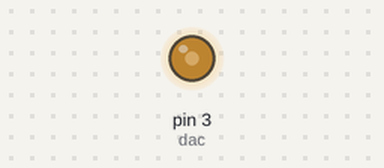
Simulated run of this sketch. Board: Arduino Uno, built with avr-gcc and run on an emulated ATmega328P. Shown: output pins drawn as LEDs (lit = HIGH). What the sketch prints to the serial monitor is not drawn.

Above: at 0.24 s.
Timing chart, 0 to 1.7 s (numbered marks = the images above):
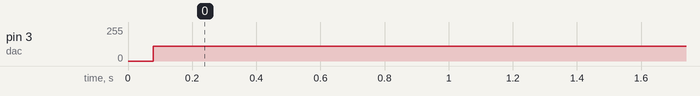

The sketch:

generacionECG.ino
```cpp
// Variables generales

float f = 60;
float p = 1/f;
float t = 0;
int i = 0;

unsigned long oldMicros = 0;
unsigned long nowMicros = 0;
const int ECG_POINTS = 678; //puntos generados

byte ecg[ECG_POINTS];
double waveDt = p/ECG_POINTS;

const byte PRESCALER2 = 0b001;

// pines
int dac = 3;

void setup() {
  Serial.begin(9600);
  // TCCR2B = (TCCR2B & 0b11111000) | PRESCALER2;
  pinMode(dac, OUTPUT);

  ecg[i++] = 145;
  ecg[i++] = 130;
  ecg[i++] = 116;
  ecg[i++] = 101;
  ecg[i++] = 88;
  ecg[i++] = 76;
  ecg[i++] = 65;
  ecg[i++] = 55;
  ecg[i++] = 47;
  ecg[i++] = 40;
  ecg[i++] = 34;
  ecg[i++] = 30;
  ecg[i++] = 26;
  ecg[i++] = 24;
  ecg[i++] = 23;
  ecg[i++] = 22;
  ecg[i++] = 22;
  ecg[i++] = 23;
  ecg[i++] = 23;
  ecg[i++] = 24;
  ecg[i++] = 25;
  ecg[i++] = 26;
  ecg[i++] = 26;
  ecg[i++] = 26;
  ecg[i++] = 26;
  ecg[i++] = 25;
  ecg[i++] = 24;
  ecg[i++] = 23;
  ecg[i++] = 21;
  ecg[i++] = 19;
  ecg[i++] = 16;
  ecg[i++] = 14;
  ecg[i++] = 11;
  ecg[i++] = 8;
  ecg[i++] = 6;
  ecg[i++] = 3;
  ecg[i++] = 1;
  ecg[i++] = 0;
  ecg[i++] = -0;
  ecg[i++] = 1;
  ecg[i++] = 2;
  ecg[i++] = 5;
  ecg[i++] = 9;
  ecg[i++] = 15;
  ecg[i++] = 21;
  ecg[i++] = 29;
  ecg[i++] = 39;
  ecg[i++] = 49;
  ecg[i++] = 61;
  ecg[i++] = 74;
  ecg[i++] = 87;
  ecg[i++] = 101;
  ecg[i++] = 116;
  ecg[i++] = 131;
  ecg[i++] = 146;
  ecg[i++] = 160;
  ecg[i++] = 175;
  ecg[i++] = 189;
  ecg[i++] = 202;
  ecg[i++] = 214;
  ecg[i++] = 225;
  ecg[i++] = 235;
  ecg[i++] = 242;
  ecg[i++] = 248;
  ecg[i++] = 253;
  ecg[i++] = 255;
  ecg[i++] = 255;
  ecg[i++] = 253;
  ecg[i++] = 250;
  ecg[i++] = 244;
  ecg[i++] = 237;
  ecg[i++] = 228;
  ecg[i++] = 218;
  ecg[i++] = 207;
  ecg[i++] = 195;
  ecg[i++] = 183;
  ecg[i++] = 170;
  ecg[i++] = 156;
  ecg[i++] = 143;
  ecg[i++] = 130;
  ecg[i++] = 117;
  ecg[i++] = 105;
  ecg[i++] = 94;
  ecg[i++] = 83;
  ecg[i++] = 72;
  ecg[i++] = 63;
  ecg[i++] = 55;
  ecg[i++] = 48;
  ecg[i++] = 42;
  ecg[i++] = 37;
  ecg[i++] = 32;
  ecg[i++] = 29;
  ecg[i++] = 27;
  ecg[i++] = 26;
  ecg[i++] = 25;
  ecg[i++] = 25;
  ecg[i++] = 26;
  ecg[i++] = 27;
  ecg[i++] = 29;
  ecg[i++] = 31;
  ecg[i++] = 33;
  ecg[i++] = 35;
  ecg[i++] = 37;
  ecg[i++] = 39;
  ecg[i++] = 41;
  ecg[i++] = 43;
  ecg[i++] = 45;
  ecg[i++] = 47;
  ecg[i++] = 49;
  ecg[i++] = 51;
  ecg[i++] = 53;
  ecg[i++] = 54;
  ecg[i++] = 56;
  ecg[i++] = 57;
  ecg[i++] = 58;
  ecg[i++] = 58;
  ecg[i++] = 59;
  ecg[i++] = 59;
  ecg[i++] = 59;
  ecg[i++] = 58;
  ecg[i++] = 58;
  ecg[i++] = 58;
  ecg[i++] = 57;
  ecg[i++] = 57;
  ecg[i++] = 56;
  ecg[i++] = 56;
  ecg[i++] = 55;
  ecg[i++] = 55;
  ecg[i++] = 55;
  ecg[i++] = 54;
  ecg[i++] = 54;
  ecg[i++] = 54;
  ecg[i++] = 53;
  ecg[i++] = 53;
  ecg[i++] = 53;
  ecg[i++] = 52;
  ecg[i++] = 52;
  ecg[i++] = 52;
  ecg[i++] = 52;
  ecg[i++] = 51;
  ecg[i++] = 51;
  ecg[i++] = 51;
  ecg[i++] = 52;
  ecg[i++] = 52;
  ecg[i++] = 52;
  ecg[i++] = 52;
  ecg[i++] = 53;
  ecg[i++] = 53;
  ecg[i++] = 53;
  ecg[i++] = 54;
  ecg[i++] = 54;
  ecg[i++] = 54;
  ecg[i++] = 54;
  ecg[i++] = 55;
  ecg[i++] = 55;
  ecg[i++] = 55;
  ecg[i++] = 55;
  ecg[i++] = 56;
  ecg[i++] = 56;
  ecg[i++] = 56;
  ecg[i++] = 57;
  ecg[i++] = 58;
  ecg[i++] = 58;
  ecg[i++] = 59;
  ecg[i++] = 59;
  ecg[i++] = 60;
  ecg[i++] = 60;
  ecg[i++] = 60;
  ecg[i++] = 61;
  ecg[i++] = 61;
  ecg[i++] = 61;
  ecg[i++] = 62;
  ecg[i++] = 62;
  ecg[i++] = 62;
  ecg[i++] = 63;
  ecg[i++] = 63;
  ecg[i++] = 64;
  ecg[i++] = 65;
  ecg[i++] = 65;
  ecg[i++] = 66;
  ecg[i++] = 67;
  ecg[i++] = 67;
  ecg[i++] = 68;
  ecg[i++] = 69;
  ecg[i++] = 69;
  ecg[i++] = 70;
  ecg[i++] = 70;
  ecg[i++] = 71;
  ecg[i++] = 72;
  ecg[i++] = 72;
  ecg[i++] = 73;
  ecg[i++] = 74;
  ecg[i++] = 75;
  ecg[i++] = 76;
  ecg[i++] = 77;
  ecg[i++] = 78;
  ecg[i++] = 79;
  ecg[i++] = 80;
  ecg[i++] = 81;
  ecg[i++] = 82;
  ecg[i++] = 82;
  ecg[i++] = 83;
  ecg[i++] = 84;
  ecg[i++] = 85;
  ecg[i++] = 86;
  ecg[i++] = 86;
  ecg[i++] = 87;
  ecg[i++] = 88;
  ecg[i++] = 89;
  ecg[i++] = 90;
  ecg[i++] = 91;
  ecg[i++] = 92;
  ecg[i++] = 93;
  ecg[i++] = 94;
  ecg[i++] = 95;
  ecg[i++] = 96;
  ecg[i++] = 97;
  ecg[i++] = 98;
  ecg[i++] = 99;
  ecg[i++] = 100;
  ecg[i++] = 101;
  ecg[i++] = 102;
  ecg[i++] = 103;
  ecg[i++] = 104;
  ecg[i++] = 105;
  ecg[i++] = 106;
  ecg[i++] = 107;
  ecg[i++] = 108;
  ecg[i++] = 109;
  ecg[i++] = 111;
  ecg[i++] = 112;
  ecg[i++] = 113;
  ecg[i++] = 114;
  ecg[i++] = 115;
  ecg[i++] = 116;
  ecg[i++] = 117;
  ecg[i++] = 118;
  ecg[i++] = 119;
  ecg[i++] = 120;
  ecg[i++] = 121;
  ecg[i++] = 122;
  ecg[i++] = 123;
  ecg[i++] = 124;
  ecg[i++] = 126;
  ecg[i++] = 127;
  ecg[i++] = 128;
  ecg[i++] = 129;
  ecg[i++] = 130;
  ecg[i++] = 131;
  ecg[i++] = 132;
  ecg[i++] = 133;
  ecg[i++] = 134;
  ecg[i++] = 135;
  ecg[i++] = 136;
  ecg[i++] = 137;
  ecg[i++] = 137;
  ecg[i++] = 138;
  ecg[i++] = 139;
  ecg[i++] = 140;
  ecg[i++] = 141;
  ecg[i++] = 142;
  ecg[i++] = 142;
  ecg[i++] = 143;
  ecg[i++] = 144;
  ecg[i++] = 145;
  ecg[i++] = 145;
  ecg[i++] = 146;
  ecg[i++] = 147;
  ecg[i++] = 147;
  ecg[i++] = 147;
  ecg[i++] = 148;
  ecg[i++] = 148;
  ecg[i++] = 148;
  ecg[i++] = 148;
  ecg[i++] = 148;
  ecg[i++] = 148;
  ecg[i++] = 148;
  ecg[i++] = 148;
  ecg[i++] = 148;
  ecg[i++] = 148;
  ecg[i++] = 148;
  ecg[i++] = 148;
  ecg[i++] = 148;
  ecg[i++] = 147;
  ecg[i++] = 147;
  ecg[i++] = 146;
  ecg[i++] = 145;
  ecg[i++] = 144;
  ecg[i++] = 143;
  ecg[i++] = 142;
  ecg[i++] = 141;
  ecg[i++] = 140;
  ecg[i++] = 139;
  ecg[i++] = 138;
  ecg[i++] = 137;
  ecg[i++] = 136;
  ecg[i++] = 135;
  ecg[i++] = 133;
  ecg[i++] = 132;
  ecg[i++] = 131;
  ecg[i++] = 129;
  ecg[i++] = 127;
  ecg[i++] = 126;
  ecg[i++] = 124;
  ecg[i++] = 122;
  ecg[i++] = 120;
  ecg[i++] = 119;
  ecg[i++] = 117;
  ecg[i++] = 115;
  ecg[i++] = 113;
  ecg[i++] = 112;
  ecg[i++] = 110;
  ecg[i++] = 109;
  ecg[i++] = 107;
  ecg[i++] = 105;
  ecg[i++] = 104;
  ecg[i++] = 102;
  ecg[i++] = 100;
  ecg[i++] = 99;
  ecg[i++] = 97;
  ecg[i++] = 95;
  ecg[i++] = 93;
  ecg[i++] = 92;
  ecg[i++] = 90;
  ecg[i++] = 88;
  ecg[i++] = 87;
  ecg[i++] = 86;
  ecg[i++] = 84;
  ecg[i++] = 83;
  ecg[i++] = 82;
  ecg[i++] = 81;
  ecg[i++] = 79;
  ecg[i++] = 78;
  ecg[i++] = 77;
  ecg[i++] = 76;
  ecg[i++] = 74;
  ecg[i++] = 73;
  ecg[i++] = 72;
  ecg[i++] = 71;
  ecg[i++] = 70;
  ecg[i++] = 68;
  ecg[i++] = 67;
  ecg[i++] = 66;
  ecg[i++] = 65;
  ecg[i++] = 65;
  ecg[i++] = 64;
  ecg[i++] = 63;
  ecg[i++] = 62;
  ecg[i++] = 61;
  ecg[i++] = 60;
  ecg[i++] = 59;
  ecg[i++] = 59;
  ecg[i++] = 58;
  ecg[i++] = 57;
  ecg[i++] = 56;
  ecg[i++] = 55;
  ecg[i++] = 54;
  ecg[i++] = 53;
  ecg[i++] = 52;
  ecg[i++] = 52;
  ecg[i++] = 51;
  ecg[i++] = 51;
  ecg[i++] = 50;
  ecg[i++] = 50;
  ecg[i++] = 49;
  ecg[i++] = 49;
  ecg[i++] = 48;
  ecg[i++] = 48;
  ecg[i++] = 47;
  ecg[i++] = 46;
  ecg[i++] = 46;
  ecg[i++] = 45;
  ecg[i++] = 45;
  ecg[i++] = 44;
  ecg[i++] = 44;
  ecg[i++] = 43;
  ecg[i++] = 43;
  ecg[i++] = 43;
  ecg[i++] = 43;
  ecg[i++] = 42;
  ecg[i++] = 42;
  ecg[i++] = 42;
  ecg[i++] = 42;
  ecg[i++] = 41;
  ecg[i++] = 41;
  ecg[i++] = 41;
  ecg[i++] = 40;
  ecg[i++] = 40;
  ecg[i++] = 40;
  ecg[i++] = 39;
  ecg[i++] = 39;
  ecg[i++] = 39;
  ecg[i++] = 39;
  ecg[i++] = 39;
  ecg[i++] = 39;
  ecg[i++] = 39;
  ecg[i++] = 39;
  ecg[i++] = 39;
  ecg[i++] = 39;
  ecg[i++] = 39;
  ecg[i++] = 39;
  ecg[i++] = 39;
  ecg[i++] = 39;
  ecg[i++] = 38;
  ecg[i++] = 38;
  ecg[i++] = 38;
  ecg[i++] = 38;
  ecg[i++] = 38;
  ecg[i++] = 38;
  ecg[i++] = 38;
  ecg[i++] = 38;
  ecg[i++] = 38;
  ecg[i++] = 38;
  ecg[i++] = 38;
  ecg[i++] = 38;
  ecg[i++] = 38;
  ecg[i++] = 38;
  ecg[i++] = 38;
  ecg[i++] = 38;
  ecg[i++] = 38;
  ecg[i++] = 38;
  ecg[i++] = 38;
  ecg[i++] = 37;
  ecg[i++] = 37;
  ecg[i++] = 37;
  ecg[i++] = 38;
  ecg[i++] = 38;
  ecg[i++] = 38;
  ecg[i++] = 38;
  ecg[i++] = 38;
  ecg[i++] = 39;
  ecg[i++] = 39;
  ecg[i++] = 39;
  ecg[i++] = 39;
  ecg[i++] = 39;
  ecg[i++] = 39;
  ecg[i++] = 39;
  ecg[i++] = 39;
  ecg[i++] = 38;
  ecg[i++] = 38;
  ecg[i++] = 38;
  ecg[i++] = 38;
  ecg[i++] = 38;
  ecg[i++] = 38;
  ecg[i++] = 38;
  ecg[i++] = 39;
  ecg[i++] = 39;
  ecg[i++] = 39;
  ecg[i++] = 39;
  ecg[i++] = 39;
  ecg[i++] = 39;
  ecg[i++] = 39;
  ecg[i++] = 38;
  ecg[i++] = 38;
  ecg[i++] = 38;
  ecg[i++] = 38;
  ecg[i++] = 38;
  ecg[i++] = 38;
  ecg[i++] = 38;
  ecg[i++] = 38;
  ecg[i++] = 38;
  ecg[i++] = 38;
  ecg[i++] = 39;
  ecg[i++] = 39;
  ecg[i++] = 39;
  ecg[i++] = 39;
  ecg[i++] = 39;
  ecg[i++] = 40;
  ecg[i++] = 40;
  ecg[i++] = 40;
  ecg[i++] = 40;
  ecg[i++] = 40;
  ecg[i++] = 40;
  ecg[i++] = 40;
  ecg[i++] = 40;
  ecg[i++] = 40;
  ecg[i++] = 41;
  ecg[i++] = 41;
  ecg[i++] = 41;
  ecg[i++] = 42;
  ecg[i++] = 42;
  ecg[i++] = 42;
  ecg[i++] = 42;
  ecg[i++] = 42;
  ecg[i++] = 43;
  ecg[i++] = 43;
  ecg[i++] = 43;
  ecg[i++] = 43;
  ecg[i++] = 43;
  ecg[i++] = 42;
  ecg[i++] = 42;
  ecg[i++] = 42;
  ecg[i++] = 43;
  ecg[i++] = 43;
  ecg[i++] = 43;
  ecg[i++] = 43;
  ecg[i++] = 43;
  ecg[i++] = 43;
  ecg[i++] = 43;
  ecg[i++] = 43;
  ecg[i++] = 43;
  ecg[i++] = 42;
  ecg[i++] = 42;
  ecg[i++] = 42;
  ecg[i++] = 42;
  ecg[i++] = 41;
  ecg[i++] = 41;
  ecg[i++] = 41;
  ecg[i++] = 41;
  ecg[i++] = 41;
  ecg[i++] = 41;
  ecg[i++] = 41;
  ecg[i++] = 41;
  ecg[i++] = 41;
  ecg[i++] = 41;
  ecg[i++] = 42;
  ecg[i++] = 42;
  ecg[i++] = 42;
  ecg[i++] = 41;
  ecg[i++] = 41;
  ecg[i++] = 41;
  ecg[i++] = 41;
  ecg[i++] = 41;
  ecg[i++] = 41;
  ecg[i++] = 41;
  ecg[i++] = 41;
  ecg[i++] = 41;
  ecg[i++] = 42;
  ecg[i++] = 42;
  ecg[i++] = 42;
  ecg[i++] = 43;
  ecg[i++] = 43;
  ecg[i++] = 43;
  ecg[i++] = 43;
  ecg[i++] = 43;
  ecg[i++] = 44;
  ecg[i++] = 44;
  ecg[i++] = 44;
  ecg[i++] = 44;
  ecg[i++] = 44;
  ecg[i++] = 44;
  ecg[i++] = 45;
  ecg[i++] = 45;
  ecg[i++] = 46;
  ecg[i++] = 46;
  ecg[i++] = 47;
  ecg[i++] = 47;
  ecg[i++] = 48;
  ecg[i++] = 48;
  ecg[i++] = 49;
  ecg[i++] = 49;
  ecg[i++] = 50;
  ecg[i++] = 50;
  ecg[i++] = 50;
  ecg[i++] = 51;
  ecg[i++] = 51;
  ecg[i++] = 51;
  ecg[i++] = 52;
  ecg[i++] = 52;
  ecg[i++] = 53;
  ecg[i++] = 53;
  ecg[i++] = 54;
  ecg[i++] = 55;
  ecg[i++] = 55;
  ecg[i++] = 56;
  ecg[i++] = 56;
  ecg[i++] = 57;
  ecg[i++] = 57;
  ecg[i++] = 58;
  ecg[i++] = 58;
  ecg[i++] = 59;
  ecg[i++] = 59;
  ecg[i++] = 60;
  ecg[i++] = 60;
  ecg[i++] = 61;
  ecg[i++] = 61;
  ecg[i++] = 62;
  ecg[i++] = 63;
  ecg[i++] = 64;
  ecg[i++] = 64;
  ecg[i++] = 65;
  ecg[i++] = 66;
  ecg[i++] = 66;
  ecg[i++] = 67;
  ecg[i++] = 67;
  ecg[i++] = 68;
  ecg[i++] = 68;
  ecg[i++] = 68;
  ecg[i++] = 69;
  ecg[i++] = 69;
  ecg[i++] = 69;
  ecg[i++] = 69;
  ecg[i++] = 69;
  ecg[i++] = 69;
  ecg[i++] = 70;
  ecg[i++] = 70;
  ecg[i++] = 70;
  ecg[i++] = 70;
  ecg[i++] = 69;
  ecg[i++] = 69;
  ecg[i++] = 69;
  ecg[i++] = 68;
  ecg[i++] = 68;
  ecg[i++] = 67;
  ecg[i++] = 66;
  ecg[i++] = 66;
  ecg[i++] = 65;
  ecg[i++] = 64;
  ecg[i++] = 64;
  ecg[i++] = 63;
  ecg[i++] = 63;
  ecg[i++] = 62;
  ecg[i++] = 62;
  ecg[i++] = 61;
  ecg[i++] = 61;
  ecg[i++] = 60;
  ecg[i++] = 59;
  ecg[i++] = 59;
  ecg[i++] = 58;
  ecg[i++] = 57;
  ecg[i++] = 56;
  ecg[i++] = 56;
  ecg[i++] = 55;
  ecg[i++] = 54;
  ecg[i++] = 54;
  ecg[i++] = 53;
  ecg[i++] = 53;
  ecg[i++] = 52;
  ecg[i++] = 52;
  ecg[i++] = 51;
  ecg[i++] = 51;
  ecg[i++] = 51;
  ecg[i++] = 50;
  ecg[i++] = 50;
  ecg[i++] = 49;
  ecg[i++] = 49;
  ecg[i++] = 48;
  ecg[i++] = 47;
  ecg[i++] = 47;
  ecg[i++] = 47;
  ecg[i++] = 46;
  ecg[i++] = 46;
  ecg[i++] = 46;
  ecg[i++] = 45;
  ecg[i++] = 45;
  ecg[i++] = 45;
  ecg[i++] = 45;
  ecg[i++] = 46;
  ecg[i++] = 46;
  ecg[i++] = 46;
  ecg[i++] = 46;
  ecg[i++] = 46;
  ecg[i++] = 46;
  ecg[i++] = 45;
  ecg[i++] = 45;
  ecg[i++] = 45;
  ecg[i++] = 45;
  ecg[i++] = 45;
  ecg[i++] = 45;
  ecg[i++] = 44;
  ecg[i++] = 44;
  ecg[i++] = 44;
  ecg[i++] = 43;
  ecg[i++] = 43;
  ecg[i++] = 42;
  ecg[i++] = 41;
  ecg[i++] = 39;
  ecg[i++] = 38;
  ecg[i++] = 37;
  ecg[i++] = 35;
  ecg[i++] = 33;
  ecg[i++] = 31;
  ecg[i++] = 30;
  ecg[i++] = 28;
  ecg[i++] = 26;
  ecg[i++] = 25;
  ecg[i++] = 23;
  ecg[i++] = 22;
}
double dt = 0;
float voltaje = 0;
void loop() {
  // put your main code here, to run repeatedly:
  nowMicros = micros();
  dt = double(nowMicros - oldMicros)/2000000;

  t += dt/waveDt;
  analogWrite(3, ecg[int(t)]);
  voltaje = ecg[int(t)]*5/255;

  Serial.println(ecg[int(t)]);

  oldMicros = nowMicros;
  //reinicia al recorrer todos los puntos
  if(t > ECG_POINTS-1){
    t = 0;
  }

}
```

Measured:
- by itself, pin 3 (dac): 0/255 → 109/255 at 0.08 s
